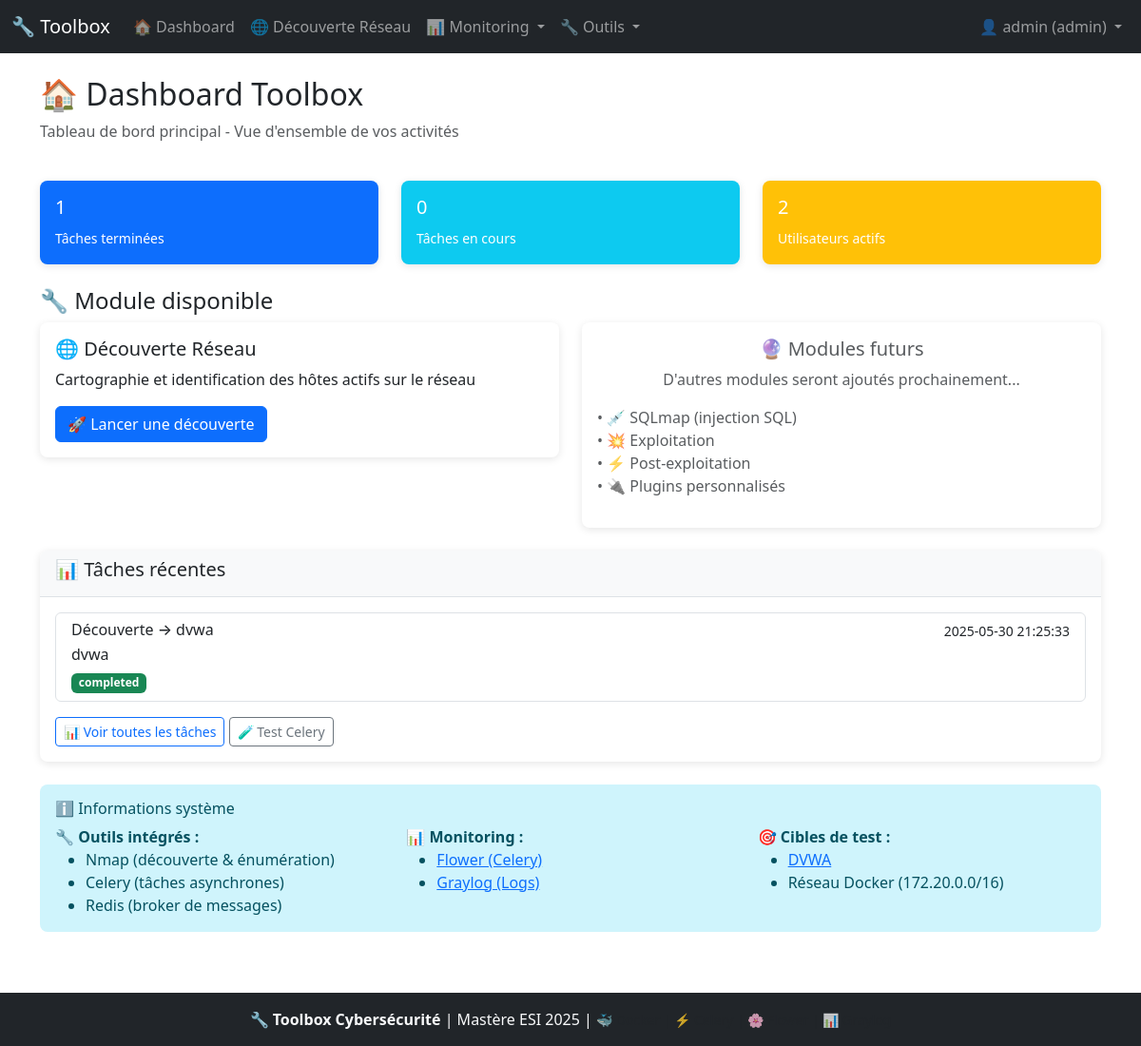
The page /dashboard (signed in) on the database as committed earlier.
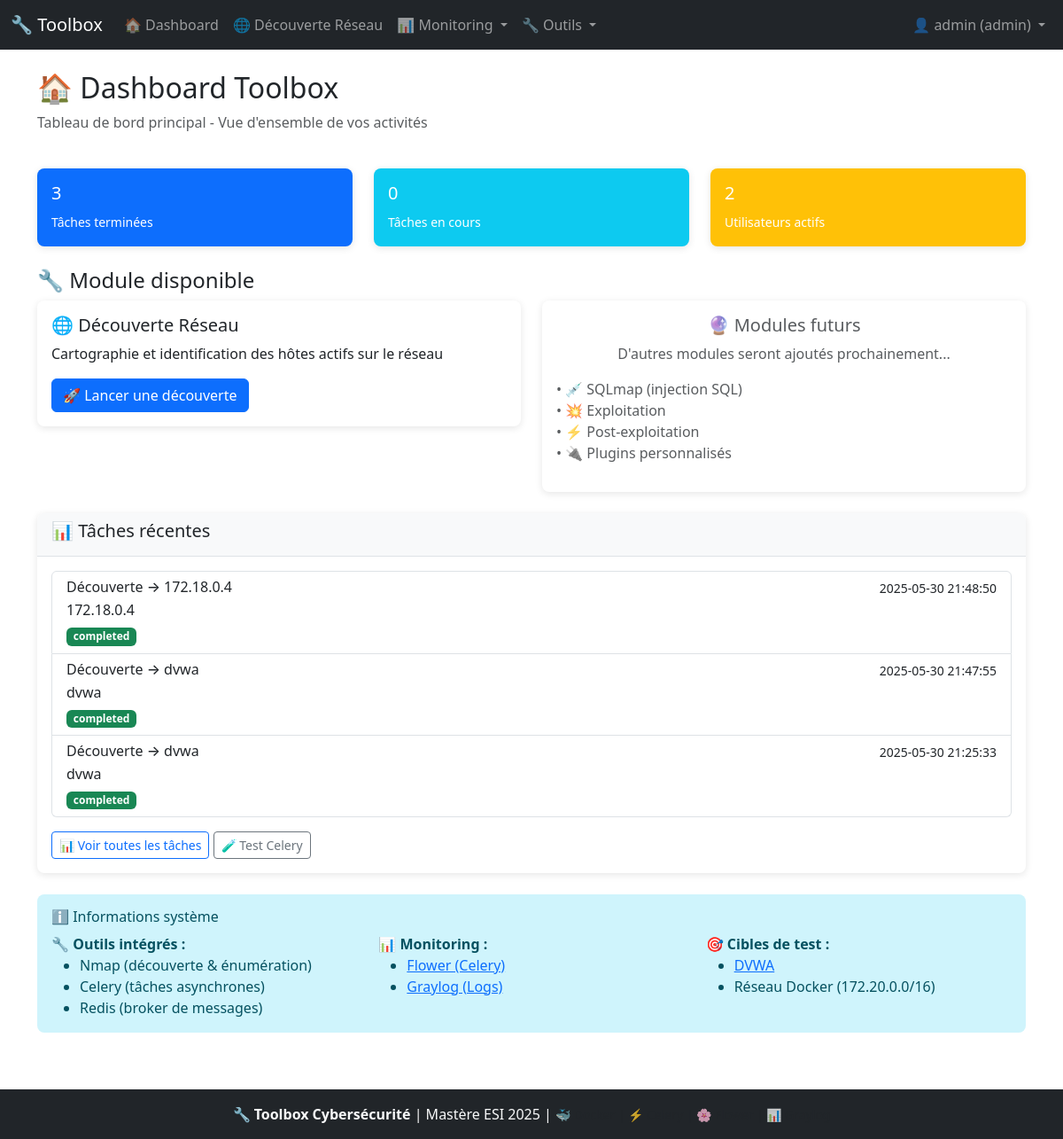
The same page on the database as committed later.
### tables this page shows
CREATE TABLE tasks (
                    id INTEGER PRIMARY KEY AUTOINCREMENT,
                    task_id TEXT UNIQUE NOT NULL,
                    task_name TEXT NOT NULL,
                    task_type TEXT NOT NULL,
                    target TEXT,
                    status TEXT DEFAULT 'pending',
                    progress INTEGER DEFAULT 0,
                    user_id INTEGER,
                    started_at TIMESTAMP DEFAULT CURRENT_TIMESTAMP,
                    completed_at TIMESTAMP,
                    result_summary TEXT,
                    error_message TEXT,
                    raw_output TEXT,
                    hidden BOOLEAN DEFAULT 0,
                    FOREIGN KEY (user_id) REFERENCES users (id)
                );

### api/main.py (the view)
@main_bp.route('/dashboard')
@login_required
def dashboard():
    try:
        stats = current_app.db.get_stats()
        user_id = session.get('user_id')
        user_role = session.get('role')
        if user_role == 'admin':
            recent_tasks = current_app.db.get_tasks(limit=5)
        else:
            recent_tasks = current_app.db.get_tasks(user_id=user_id, limit=5)
        return render_template('dashboard/dashboard.html',
                             stats=stats or {},
                             recent_tasks=recent_tasks or [])
    except Exception as e:
        logger.error(f"Erreur dashboard: {e}")
        return render_template('dashboard/dashboard.html',
                             stats={},
                             recent_tasks=[])

### app.py (called while the page is built)
def register_template_helpers(app):
    @app.context_processor
    def inject_user():
        return {
            'current_user': app.auth.get_current_user(),
            'app_name': 'Toolbox Cybersécurité',
            'app_version': '2.0'
        }

### auth.py (called while the page is built)
def login_required(f):
    @wraps(f)
    def decorated_function(*args, **kwargs):
        if 'user_id' not in session:
            if request.is_json:
                return jsonify({'error': 'Authentication required'}), 401
            else:
                flash('Connexion requise', 'warning')
                return redirect(url_for('main.login'))
        return f(*args, **kwargs)
    return decorated_function

    def get_current_user(self) -> dict:
        return {
            'id': session.get('user_id'),
            'username': session.get('username'),
            'role': session.get('role'),
            'is_authenticated': 'user_id' in session
        }

### database.py (called while the page is built)
    @contextmanager
    def get_connection(self):
        conn = sqlite3.connect(self.db_path)
        conn.row_factory = sqlite3.Row  # Retourner des dict
        try:
            yield conn
        except Exception as e:
            conn.rollback()
            logger.error(f"Erreur base de données: {e}")
            raise
        finally:
            conn.close()

    def get_tasks(self, user_id: int = None, include_hidden: bool = False,
                  limit: int = 50) -> List[Dict]:
        with self.get_connection() as conn:
            cursor = conn.cursor()
            conditions = []
            params = []
            if not include_hidden:
                conditions.append('hidden = 0')
            if user_id:
                conditions.append('user_id = ?')
                params.append(user_id)
            where_clause = f"WHERE {' AND '.join(conditions)}" if conditions else ""
            cursor.execute(f'''
                SELECT t.*, u.username
                FROM tasks t
                LEFT JOIN users u ON t.user_id = u.id
                {where_clause}
                ORDER BY t.started_at DESC
                LIMIT ?
            ''', params + [limit])
            return [dict(row) for row in cursor.fetchall()]

### templates/dashboard/dashboard.html (shortened to what this page needs)
{% extends "base.html" %}
{% block content %}
<div class="row mb-4">
  <div class="col-md-12">
    <h2>🏠 Dashboard Toolbox</h2>
    <p class="text-muted">Tableau de bord principal - Vue d'ensemble de vos activités</p>
  </div>
</div>
<div class="row mb-4">
  <div class="col-md-4">
    <div class="card bg-primary text-white">
      <div class="card-body">
        <h5>{{ stats.get('tasks', {}).get('completed', 0) }}</h5>
        <small>Tâches terminées</small>
      </div>
    </div>
  </div>
  <div class="col-md-4">
    <div class="card bg-info text-white">
      <div class="card-body">
        <h5>{{ stats.get('tasks', {}).get('running', 0) }}</h5>
        <small>Tâches en cours</small>
      </div>
    </div>
  </div>
  <div class="col-md-4">
    <div class="card bg-warning text-white">
      <div class="card-body">
        <h5>{{ stats.get('active_users', 0) }}</h5>
        <small>Utilisateurs actifs</small>
      </div>
    </div>
  </div>
</div>
<div class="row mb-4">
  <div class="col-md-12">
    <h4>🔧 Module disponible</h4>
  </div>
  <div class="col-md-6">
    <div class="card">
      <div class="card-body">
        <h5 class="card-title">🌐 Découverte Réseau</h5>
        <p class="card-text">Cartographie et identification des hôtes actifs sur le réseau</p>
        <a href="{{ url_for('modules.network_discovery') }}" class="btn btn-primary">🚀 Lancer une découverte</a>
      </div>
    </div>
  </div>
  <div class="col-md-6">
    <div class="card border-secondary">
      <div class="card-body text-center">
        <h5 class="card-title text-muted">🔮 Modules futurs</h5>
        <p class="card-text text-muted">D'autres modules seront ajoutés prochainement...</p>
        <ul class="list-unstyled text-start">
          <li class="text-muted">• 💉 SQLmap (injection SQL)</li>
          <li class="text-muted">• 💥 Exploitation</li>
          <li class="text-muted">• ⚡ Post-exploitation</li>
          <li class="text-muted">• 🔌 Plugins personnalisés</li>
        </ul>
      </div>
    </div>
  </div>
</div>
<div class="row">
  <div class="col-md-12">
    <div class="card">
      <div class="card-header">
        <h5>📊 Tâches récentes</h5>
      </div>
      <div class="card-body">
        {% if recent_tasks and recent_tasks|length > 0 %}
          <div class="list-group">
            {% for task in recent_tasks %}
            <div class="list-group-item">
              <div class="d-flex w-100 justify-content-between">
                <h6 class="mb-1">{{ task.task_name or 'Tâche sans nom' }}</h6>
                <small>{{ task.started_at or 'Date inconnue' }}</small>
              </div>
              <p class="mb-1">{{ task.target or 'N/A' }}</p>
              <small class="badge bg-{{ 'success' if task.status == 'completed' else 'primary' if task.status == 'running' else 'danger' }}">
                {{ task.status or 'unknown' }}
              </small>
            </div>
            {% endfor %}
          </div>
        {% else %}
          <div class="text-center text-muted py-4">
            📭 Aucune tâche récente
            <br><small>Les tâches de découverte apparaîtront ici</small>
          </div>
        {% endif %}
        <div class="mt-3">
          <a href="{{ url_for('tasks.tasks_dashboard') }}" class="btn btn-outline-primary btn-sm">📊 Voir toutes les tâches</a>
          <a href="{{ url_for('tasks.test_task_page') }}" class="btn btn-outline-secondary btn-sm">🧪 Test Celery</a>
        </div>
      </div>
    </div>
  </div>
</div>
<div class="row mt-4">
  <div class="col-md-12">
    <div class="alert alert-info">
      <h6>ℹ️ Informations système</h6>
      <div class="row">
        <div class="col-md-4">
          <strong>🔧 Outils intégrés :</strong>
          <ul class="mb-0">
            <li>Nmap (découverte & énumération)</li>
            <li>Celery (tâches asynchrones)</li>
            <li>Redis (broker de messages)</li>
          </ul>
        </div>
        <div class="col-md-4">
          <strong>📊 Monitoring :</strong>
          <ul class="mb-0">
            <li><a href="http://localhost:5555" target="_blank">Flower (Celery)</a></li>
            <li><a href="http://localhost:9000" target="_blank">Graylog (Logs)</a></li>
          </ul>
        </div>
        <div class="col-md-4">
          <strong>🎯 Cibles de test :</strong>
          <ul class="mb-0">
            <li><a href="http://localhost:8080" target="_blank">DVWA</a></li>
            <li>Réseau Docker (172.20.0.0/16)</li>
          </ul>
        </div>
      </div>
    </div>
  </div>
</div>
{% endblock %}

### templates/base.html (shortened to what this page needs)
<!DOCTYPE html>
<html lang="fr">
<head>
  <link href="https://cdn.jsdelivr.net/npm/bootstrap@5.3.0/dist/css/bootstrap.min.css" rel="stylesheet">
</head>
<body>
  <nav class="navbar navbar-expand-lg navbar-dark bg-dark">
    <div class="container-fluid">
      <a class="navbar-brand" href="{{ url_for('main.dashboard') }}">🔧 Toolbox</a>
      <div class="collapse navbar-collapse justify-content-between">
        <ul class="navbar-nav me-auto">
          {% if current_user and current_user.is_authenticated %}
            <li class="nav-item"><a class="nav-link" href="{{ url_for('main.dashboard') }}">🏠 Dashboard</a></li>
            <li class="nav-item"><a class="nav-link" href="{{ url_for('modules.network_discovery') }}">🌐 Découverte Réseau</a></li>
            <li class="nav-item dropdown">
              <a class="nav-link dropdown-toggle" href="#" role="button" data-bs-toggle="dropdown">
                📊 Monitoring
              </a>
            </li>
            <li class="nav-item dropdown">
              <a class="nav-link dropdown-toggle" href="#" role="button" data-bs-toggle="dropdown">
                🔧 Outils
              </a>
            </li>
          {% endif %}
        </ul>
        <ul class="navbar-nav">
          {% if current_user and current_user.is_authenticated %}
            <li class="nav-item dropdown">
              <a class="nav-link dropdown-toggle" href="#" role="button" data-bs-toggle="dropdown">
                👤 {{ current_user.username }} ({{ current_user.role }})
              </a>
            </li>
          {% else %}
            <li class="nav-item"><a class="nav-link" href="{{ url_for('main.login') }}">🔑 Login</a></li>
          {% endif %}
        </ul>
      </div>
    </div>
  </nav>
  <div class="container mt-4">
    {% block content %}{% endblock %}
  </div>
  <footer class="bg-dark text-light text-center py-3 mt-5">
    <div class="container">
      <p class="mb-0">
        🔧 <strong>Toolbox Cybersécurité</strong> |
        Mastère ESI 2025 |
        <small class="text-muted">
          🐳 Docker | ⚡ Celery | 🌸 Flower | 📊 Graylog
        </small>
      </p>
    </div>
  </footer>
</body>
</html>

### templates/base.html (style rules this page uses)
.navbar-nav .nav-link { transition: color 0.15s ease-in-out; }
footer { margin-top: auto; }
body { min-height: 100vh; display: flex; flex-direction: column; }
.container { flex: 1; }
.alert { border: none; border-radius: 8px; }
.card { border: none; box-shadow: 0 2px 8px rgba(0,0,0,0.1); border-radius: 8px; }
.card-header { background-color: #f8f9fa; border-bottom: 1px solid #dee2e6; border-radius: 8px 8px 0 0 !important; }

Rows that differ between the two databases and show on the page:
added tasks: task_name "Découverte → 172.18.0.4", started_at "2025-05-30 21:48:50", target "172.18.0.4", status "completed"
added tasks: task_name "Découverte → dvwa", started_at "2025-05-30 21:47:55", target "dvwa", status "completed"
Other text that changed with them:
{{ stats.get('tasks', {}).get('completed', 0) }}: "1" → "3"
